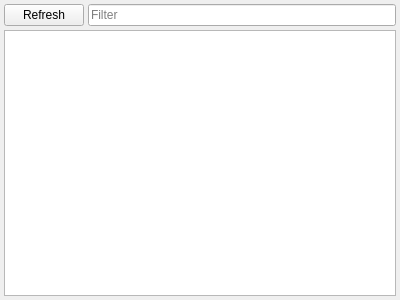
<?xml version="1.0" encoding="UTF-8"?>
<ui version="4.0">
 <class>OzoneCGAssetsWidget</class>
 <widget class="QWidget" name="OzoneCGAssetsWidget">
  <property name="geometry">
   <rect>
    <x>0</x>
    <y>0</y>
    <width>400</width>
    <height>300</height>
   </rect>
  </property>
  <property name="windowTitle">
   <string>Form</string>
  </property>
  <layout class="QGridLayout" name="gridLayout">
   <property name="leftMargin">
    <number>4</number>
   </property>
   <property name="topMargin">
    <number>4</number>
   </property>
   <property name="rightMargin">
    <number>4</number>
   </property>
   <property name="bottomMargin">
    <number>4</number>
   </property>
   <property name="spacing">
    <number>4</number>
   </property>
   <item row="0" column="0">
    <widget class="QPushButton" name="refreshButton">
     <property name="text">
      <string>Refresh</string>
     </property>
    </widget>
   </item>
   <item row="0" column="1">
    <widget class="QLineEdit" name="filterLineEdit">
     <property name="placeholderText">
      <string>Filter</string>
     </property>
    </widget>
   </item>
   <item row="1" column="0" colspan="2">
    <widget class="QTreeView" name="assetsTreeView"/>
   </item>
  </layout>
 </widget>
 <resources/>
 <connections/>
</ui>
